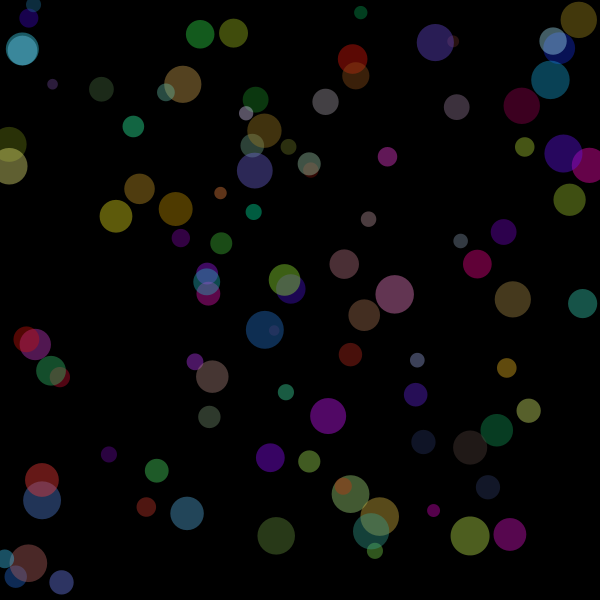
Frame 1 (no input)
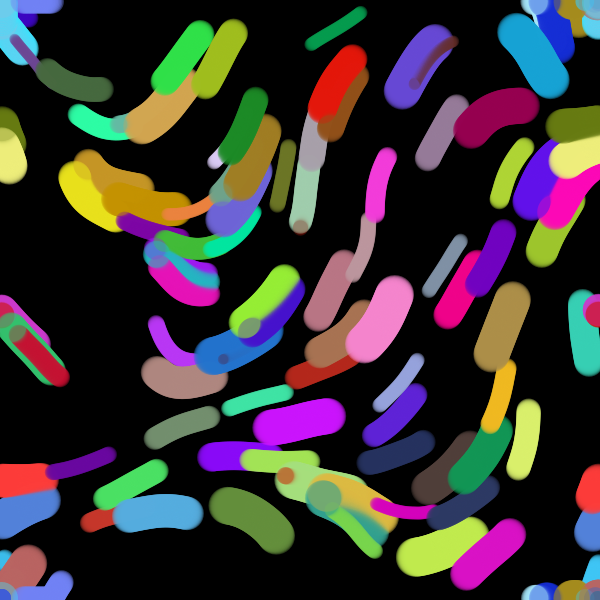
Frame 60 (the mouse pressed at the canvas centre just before this capture)
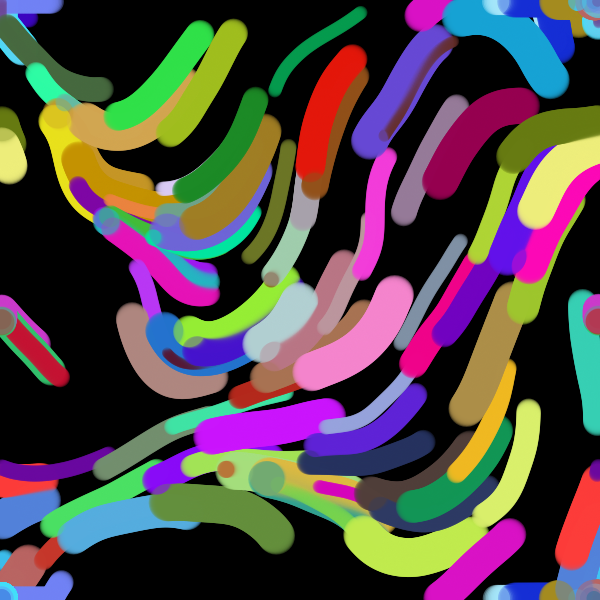
Frame 120 (the mouse held since frame 60 and released just before this capture)

The Processing sketch that drew these frames (run headless with seeded random() and noise(); from frame 60 on, the mouse is pressed at the canvas centre):

// Processing sketch: bit2atom20231012d_noise2D_vectorField
// ── bit2atom20231012d_noise2D_vectorField.pde
int count;
float x = 0;
float increment = 0.1;
float incrementX = 0.01;
float incrementY = 0.01;
float incrementC = 0.01;

int pointNum = 100;

PVector[][] arrows;

ArrayList<Point> points;

float scale = 60.0;
int col = 200;
int row = 200;
float unitX;
float unitY;

boolean showVectorField;

void setup() {
  size(600, 600);
  background(0);
  arrows = new PVector[col][row];
  unitX = width/col;
  unitY = height/row;

  points = new ArrayList<Point>();

  initiateData();
  vectorField();
}

void initiateData() {
  for (int i = 0; i < pointNum; i ++) {
    PVector p = new PVector(random(width), random(height));
    points.add(new Point(p));
  }
}

void vectorField() {
  for (int i = 0; i < col; i ++) {
    for (int j = 0; j < row; j ++) {
      //float nV = 255*noise(i*incrementX, j*incrementY, count*incrementC);
      float nValue = noise(i*incrementX, j*incrementY, count*incrementC);
      float angle = map(nValue, 0, 1, 0, TWO_PI);
      PVector pv = PVector.fromAngle(angle);

      arrows[i][j] = pv;
    }
  }
}

void draw() {
  //background(255);
  //vectorField();
  //float unitX = width/col;
  //float unitY = height/row;
  //for (int i = 0; i < col; i ++) {
  //  for (int j = 0; j < row; j ++) {
  //    //float nV = 255*noise(i*incrementX, j*incrementY, count*incrementC);
  //    float nValue = noise(i*incrementX, j*incrementY);//, count*incrementC);
  //    float angle = map(nValue, 0, 1, 0, TWO_PI);
  //    PVector pv = PVector.fromAngle(angle);

  //    arrows[i][j] = pv;

  //    float arrowSize = unitX/2;
  //    float apX = unitX*i - unitX/2 + arrowSize/2 *cos(angle);
  //    float apY = unitY*j - unitY/2 + arrowSize/2 *sin(angle);
  //    float bpX = unitX*i - unitX/2 + arrowSize/2 *cos(angle + PI);
  //    float bpY = unitY*j - unitY/2 + arrowSize/2 *sin(angle + PI);

  //    if (showVectorField) {
  //      strokeWeight(1);
  //      stroke(0);
  //      line(apX, apY, bpX, bpY);
  //    }
  //    //if (nV > 127) {
  //    //  nV = 255;
  //    //} else {
  //    //  nV = 0;
  //    //}
  //    //int nVI = floor(nV/20)*20;
  //    //fill(nVI);
  //    //noStroke();
  //    //strokeWeight(1);
  //    //fill(255);
  //    //rect(unitX*i, unitY*j, unitX, unitY);
  //  }
  //}

  for (Point p : points) {
    p.move();
    p.edge();
    p.show();
  }


  //strokeWeight(5);
  //stroke(255);
  //float yValue = noise(x)*scale;
  //point(count,height/2+yValue);
  //x += increment;

  //stroke(200, 255, 0);
  //point(count, height*3/4 + random(scale));
  count ++;
}

void mousePressed() {
  points.add(new Point(new PVector(mouseX, mouseY)));
}

void keyPressed() {
  if (key == 'f') {
    showVectorField = !showVectorField;
  }
  if (key == 'r') {
    initiateData();
    vectorField();
  }
}

// ── Point.pde
class Point {
  PVector pos;
  color filledColor;
  float size;

  Point(PVector p) {
    pos = p;
    filledColor = color(random(255), random(255), random(255));
    size = random(10,40);
  }

  void move() {
    int xIndex = floor(pos.x/unitX);
    int yIndex = floor(pos.y/unitY);
    pos.add(arrows[xIndex][yIndex]);
  }

  void edge() {
    if (pos.x-unitX/2<0) pos.x =width-unitX/2;
    if (pos.x+unitX/2>width) pos.x = unitX/2;
    if (pos.y-unitX/2<0) pos.y =height-unitX/2;
    if (pos.y+unitX/2>height) pos.y = unitX/2;
  }

  void show() {
    fill(filledColor,102);
    noStroke();
    ellipse(pos.x, pos.y, size, size);//unitX/2, unitY/2);
  }
}
